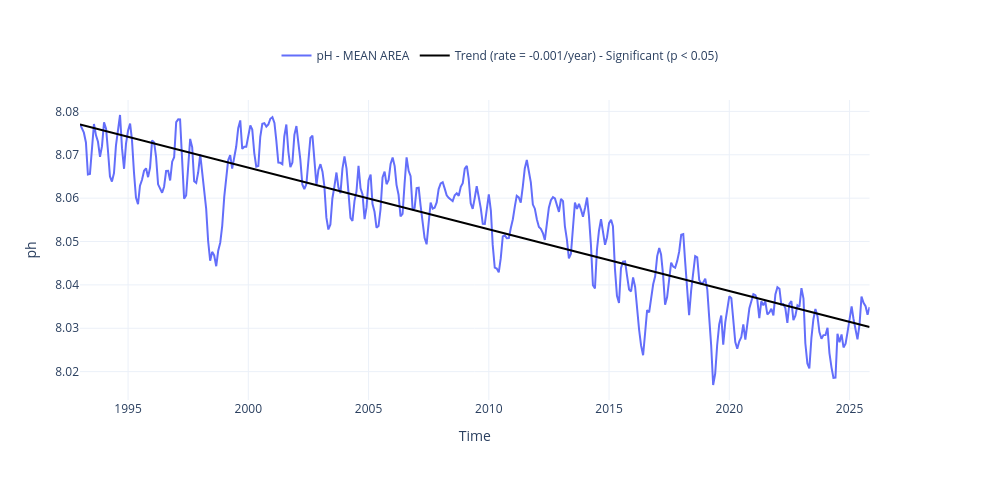

Write notebook code for a chart like this one.
### Code cell
fig, trend = plot_timeseries_interactive(dict_plot, trendline=True, scatter_dict = None, return_trend=True, figsize = (25, 12));
fig.write_html(op.join(path_figs, 'F14_pH_mean_trend.html'), include_plotlyjs="cdn")

### Figure 1 — Plotly figure (JSON) as saved in the notebook; plotly's stock layout.template omitted (floating-point values rounded to 4 significant figures; data arrays with more than 128 entries replaced by an {"elided": "..."} marker saying what was removed)
{"data": [{"line": {"color": "#636EFA"}, "name": "pH - MEAN AREA", "type": "scatter", "x": {"elided": "395 str values"}, "xaxis": "x", "y": {"elided": "395 float values"}, "yaxis": "y"}, {"line": {"color": "black"}, "mode": "lines", "name": "Trend (rate = -0.001/year) - Significant (p < 0.05)", "showlegend": true, "type": "scatter", "x": {"elided": "395 str values"}, "xaxis": "x", "y": {"elided": "395 float values"}, "yaxis": "y"}], "layout": {"height": 480, "legend": {"font": {"size": 12}, "orientation": "h", "x": 0.5, "xanchor": "center", "y": 1.1, "yanchor": "bottom"}, "title": {"text": " "}, "width": 1000, "xaxis": {"anchor": "y", "domain": [0, 0.94], "title": {"text": "Time"}}, "yaxis": {"anchor": "x", "domain": [0, 1], "title": {"text": "ph"}}, "yaxis2": {"anchor": "x", "overlaying": "y", "side": "right"}}}
